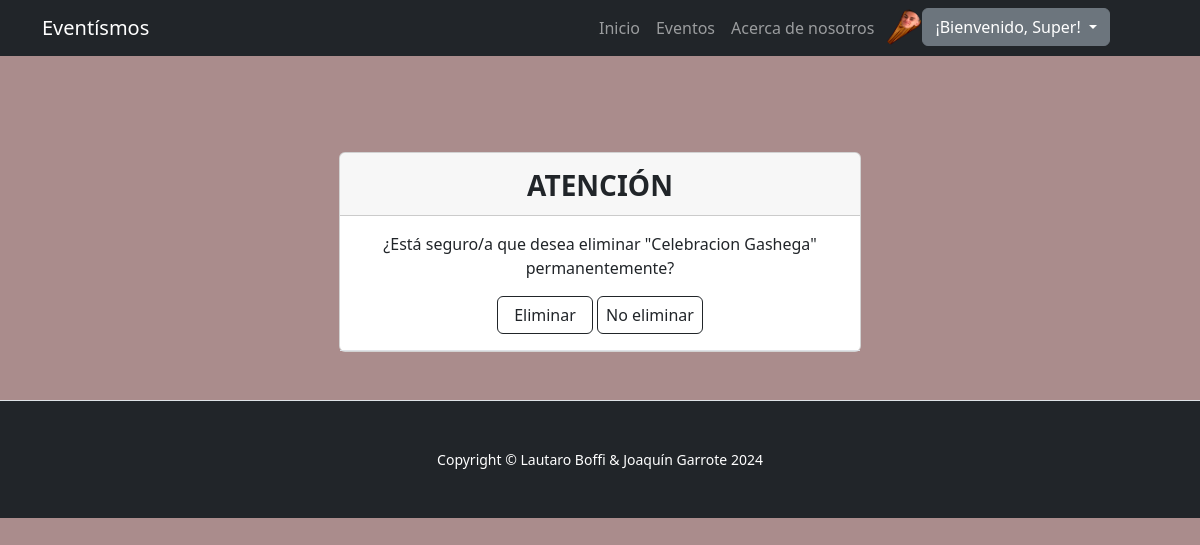
The app's page /appentrega/evento_eliminar/1/ (signed in), older data.
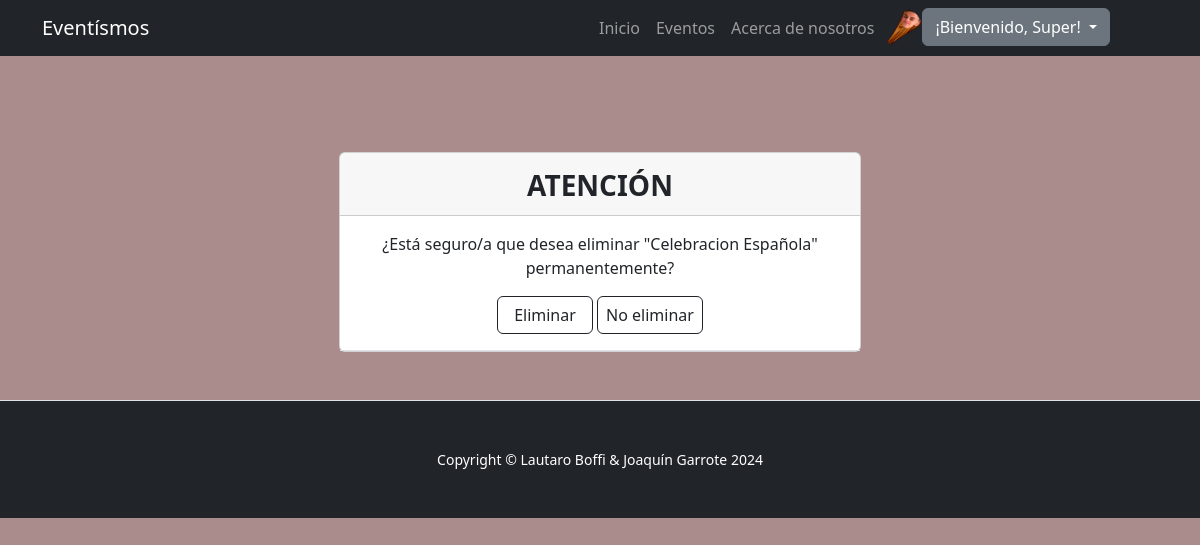
The same page, newer data.
### appentrega/models.py (models this page shows)
class Evento(models.Model):
    nombre = models.CharField(max_length=40)
    categoria = models.CharField(max_length=40)
    ubicacion = models.CharField(max_length=40)
    fecha = models.CharField(max_length=40)
    descripcion = models.CharField(max_length=10000)
    imagen = models.ImageField(upload_to='event_images/', null=True, blank=True)
    def __str__(self):
        return self.nombre

### appentrega/views.py (the view)
# urls.py: path('evento_eliminar/<int:pk>/', views.EventoDeleteView.as_view(), name="EliminarEvento"),
class EventoDeleteView(LoginRequiredMixin, DeleteView):
    model = Evento
    success_url = reverse_lazy("ListaEvento")
    template_name = 'appentrega/evento/evento_confdel.html'

### appentrega/templates/appentrega/evento/evento_confdel.html (shortened to what this page needs)
{% extends 'appentrega/base.html' %}
{% load static %}
{% block form %}
<section class="py-5 border-bottom">
    <div class="container px-5 px-lg-6 mt-5">
        <div class="row gx-10 gx-lg-0 row-cols-5 row-cols-md-3 row-cols-xl-2 justify-content-center">
            <div class="card mb-0">
                <div class="card-header">
                    <div class="text-center my-1">
                        <h3 class="fw-bolder mb-1 mt-2">ATENCIÓN</h3>
                    </div>
                </div>
                <section class="py-0 border-bottom">
                    <div class="container px-0 px-lg-4 mb-3 mt-0">
                        <div class="text-center my-1">
                            <form method="POST">
                                <div class="text-center my-0 mt-3">
                                    <p style="font-size: medium;">¿Está seguro/a que desea eliminar "{{ object }}" permanentemente?</p>
                                    <input type="submit" value="Eliminar" class="btn btn-outline-dark px-3">
                                    <a href="{% url 'EditarEvento' evento.id %}" class="btn btn-outline-dark px-2">No eliminar</a>
                                </div>
                            </form>
                        </div>
                    </div>
                </section>
            </div>
        </div>
    </div>
</section>
{% endblock form %}

Row changes from the older to the newer data that the page shows:
changed Evento: nombre "Celebracion Gashega" → "Celebracion Española"
